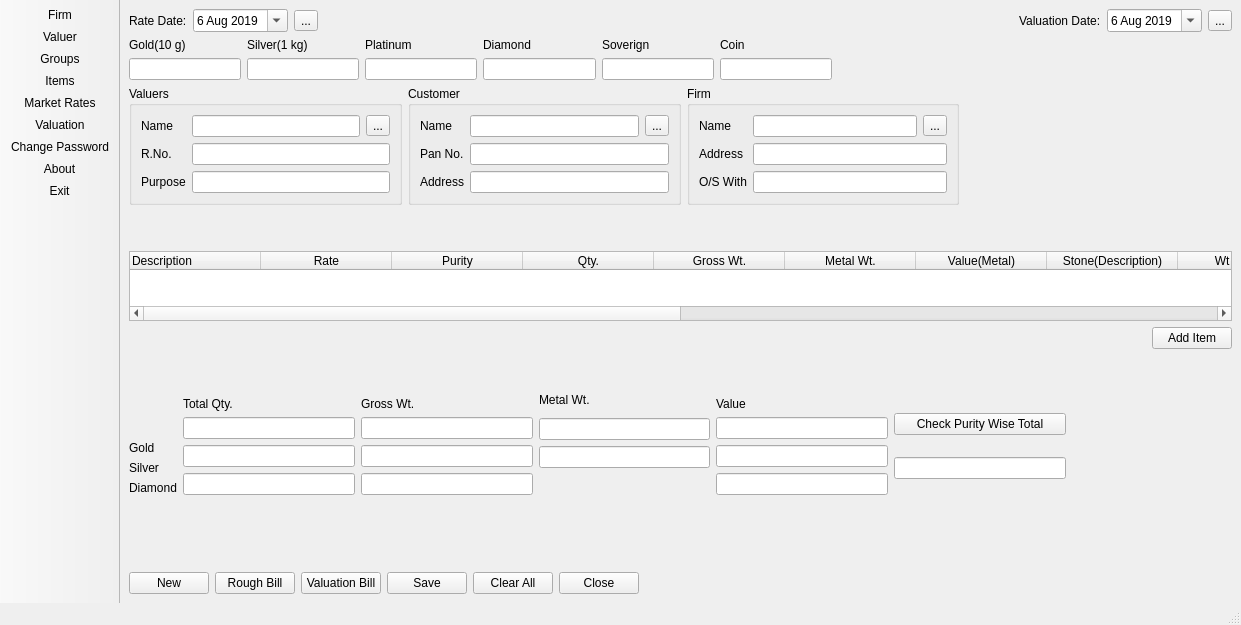
<?xml version="1.0" encoding="UTF-8"?>
<ui version="4.0">
 <class>MainWindow</class>
 <widget class="QMainWindow" name="MainWindow">
  <property name="geometry">
   <rect>
    <x>0</x>
    <y>0</y>
    <width>1241</width>
    <height>625</height>
   </rect>
  </property>
  <property name="windowTitle">
   <string>MainWindow</string>
  </property>
  <widget class="QWidget" name="centralwidget">
   <layout class="QHBoxLayout" name="horizontalLayout_17">
    <item>
     <layout class="QVBoxLayout" name="verticalLayout_23">
      <item>
       <layout class="QVBoxLayout" name="verticalLayout_22">
        <item>
         <layout class="QVBoxLayout" name="verticalLayout_21">
          <item>
           <layout class="QVBoxLayout" name="verticalLayout_20">
            <item>
             <layout class="QVBoxLayout" name="verticalLayout_19">
              <item>
               <layout class="QHBoxLayout" name="horizontalLayout_4">
                <item>
                 <layout class="QHBoxLayout" name="horizontalLayout">
                  <item>
                   <widget class="QLabel" name="label">
                    <property name="text">
                     <string>Rate Date:</string>
                    </property>
                   </widget>
                  </item>
                  <item>
                   <widget class="QDateEdit" name="dateEdit">
                    <property name="currentSection">
                     <enum>QDateTimeEdit::DaySection</enum>
                    </property>
                    <property name="calendarPopup">
                     <bool>true</bool>
                    </property>
                    <property name="date">
                     <date>
                      <year>2019</year>
                      <month>8</month>
                      <day>6</day>
                     </date>
                    </property>
                   </widget>
                  </item>
                  <item>
                   <widget class="QToolButton" name="toolButton_5">
                    <property name="text">
                     <string>...</string>
                    </property>
                   </widget>
                  </item>
                  <item>
                   <spacer name="horizontalSpacer_4">
                    <property name="orientation">
                     <enum>Qt::Horizontal</enum>
                    </property>
                    <property name="sizeType">
                     <enum>QSizePolicy::Fixed</enum>
                    </property>
                    <property name="sizeHint" stdset="0">
                     <size>
                      <width>356</width>
                      <height>18</height>
                     </size>
                    </property>
                   </spacer>
                  </item>
                 </layout>
                </item>
                <item>
                 <spacer name="horizontalSpacer">
                  <property name="orientation">
                   <enum>Qt::Horizontal</enum>
                  </property>
                  <property name="sizeType">
                   <enum>QSizePolicy::Fixed</enum>
                  </property>
                  <property name="sizeHint" stdset="0">
                   <size>
                    <width>100</width>
                    <height>20</height>
                   </size>
                  </property>
                 </spacer>
                </item>
                <item>
                 <layout class="QHBoxLayout" name="horizontalLayout_2">
                  <item>
                   <spacer name="horizontalSpacer_5">
                    <property name="orientation">
                     <enum>Qt::Horizontal</enum>
                    </property>
                    <property name="sizeHint" stdset="0">
                     <size>
                      <width>40</width>
                      <height>20</height>
                     </size>
                    </property>
                   </spacer>
                  </item>
                  <item>
                   <widget class="QLabel" name="label_2">
                    <property name="text">
                     <string>Valuation Date:</string>
                    </property>
                   </widget>
                  </item>
                  <item>
                   <widget class="QDateEdit" name="dateEdit_2">
                    <property name="calendarPopup">
                     <bool>true</bool>
                    </property>
                    <property name="date">
                     <date>
                      <year>2019</year>
                      <month>8</month>
                      <day>6</day>
                     </date>
                    </property>
                   </widget>
                  </item>
                  <item>
                   <widget class="QToolButton" name="toolButton_2">
                    <property name="text">
                     <string>...</string>
                    </property>
                   </widget>
                  </item>
                 </layout>
                </item>
               </layout>
              </item>
              <item>
               <layout class="QHBoxLayout" name="horizontalLayout_3">
                <item>
                 <layout class="QVBoxLayout" name="verticalLayout">
                  <item>
                   <widget class="QLabel" name="label_3">
                    <property name="text">
                     <string>Gold(10 g)</string>
                    </property>
                   </widget>
                  </item>
                  <item>
                   <widget class="QLineEdit" name="lineEdit"/>
                  </item>
                 </layout>
                </item>
                <item>
                 <layout class="QVBoxLayout" name="verticalLayout_2">
                  <item>
                   <widget class="QLabel" name="label_4">
                    <property name="text">
                     <string>Silver(1 kg)</string>
                    </property>
                   </widget>
                  </item>
                  <item>
                   <widget class="QLineEdit" name="lineEdit_2"/>
                  </item>
                 </layout>
                </item>
                <item>
                 <layout class="QVBoxLayout" name="verticalLayout_3">
                  <item>
                   <widget class="QLabel" name="label_5">
                    <property name="text">
                     <string>Platinum</string>
                    </property>
                   </widget>
                  </item>
                  <item>
                   <widget class="QLineEdit" name="lineEdit_3"/>
                  </item>
                 </layout>
                </item>
                <item>
                 <layout class="QVBoxLayout" name="verticalLayout_4">
                  <item>
                   <widget class="QLabel" name="label_6">
                    <property name="text">
                     <string>Diamond</string>
                    </property>
                   </widget>
                  </item>
                  <item>
                   <widget class="QLineEdit" name="lineEdit_4"/>
                  </item>
                 </layout>
                </item>
                <item>
                 <layout class="QVBoxLayout" name="verticalLayout_5">
                  <item>
                   <widget class="QLabel" name="label_7">
                    <property name="text">
                     <string>Soverign</string>
                    </property>
                   </widget>
                  </item>
                  <item>
                   <widget class="QLineEdit" name="lineEdit_5"/>
                  </item>
                 </layout>
                </item>
                <item>
                 <layout class="QVBoxLayout" name="verticalLayout_6">
                  <item>
                   <widget class="QLabel" name="label_8">
                    <property name="text">
                     <string>Coin</string>
                    </property>
                   </widget>
                  </item>
                  <item>
                   <widget class="QLineEdit" name="lineEdit_6"/>
                  </item>
                 </layout>
                </item>
                <item>
                 <spacer name="horizontalSpacer_6">
                  <property name="orientation">
                   <enum>Qt::Horizontal</enum>
                  </property>
                  <property name="sizeType">
                   <enum>QSizePolicy::Fixed</enum>
                  </property>
                  <property name="sizeHint" stdset="0">
                   <size>
                    <width>400</width>
                    <height>20</height>
                   </size>
                  </property>
                 </spacer>
                </item>
               </layout>
              </item>
             </layout>
            </item>
            <item>
             <layout class="QHBoxLayout" name="horizontalLayout_14">
              <item>
               <widget class="QGroupBox" name="groupBox">
                <property name="title">
                 <string>Valuers</string>
                </property>
                <layout class="QFormLayout" name="formLayout_2">
                 <item row="0" column="0">
                  <widget class="QLabel" name="label_10">
                   <property name="text">
                    <string>Name</string>
                   </property>
                  </widget>
                 </item>
                 <item row="0" column="1">
                  <layout class="QHBoxLayout" name="horizontalLayout_5">
                   <item>
                    <widget class="QLineEdit" name="lineEdit_8"/>
                   </item>
                   <item>
                    <widget class="QToolButton" name="toolButton">
                     <property name="text">
                      <string>...</string>
                     </property>
                    </widget>
                   </item>
                  </layout>
                 </item>
                 <item row="1" column="0">
                  <widget class="QLabel" name="label_11">
                   <property name="text">
                    <string>R.No.</string>
                   </property>
                  </widget>
                 </item>
                 <item row="2" column="0">
                  <widget class="QLabel" name="label_9">
                   <property name="text">
                    <string>Purpose</string>
                   </property>
                  </widget>
                 </item>
                 <item row="1" column="1">
                  <widget class="QLineEdit" name="lineEdit_9"/>
                 </item>
                 <item row="2" column="1">
                  <widget class="QLineEdit" name="lineEdit_7"/>
                 </item>
                </layout>
               </widget>
              </item>
              <item>
               <widget class="QGroupBox" name="groupBox_2">
                <property name="title">
                 <string>Customer</string>
                </property>
                <layout class="QFormLayout" name="formLayout_3">
                 <item row="0" column="0">
                  <widget class="QLabel" name="label_15">
                   <property name="text">
                    <string>Name</string>
                   </property>
                  </widget>
                 </item>
                 <item row="0" column="1">
                  <layout class="QHBoxLayout" name="horizontalLayout_6">
                   <item>
                    <widget class="QLineEdit" name="lineEdit_13"/>
                   </item>
                   <item>
                    <widget class="QToolButton" name="toolButton_3">
                     <property name="text">
                      <string>...</string>
                     </property>
                    </widget>
                   </item>
                  </layout>
                 </item>
                 <item row="1" column="0">
                  <widget class="QLabel" name="label_16">
                   <property name="text">
                    <string>Pan No.</string>
                   </property>
                  </widget>
                 </item>
                 <item row="2" column="0">
                  <widget class="QLabel" name="label_17">
                   <property name="text">
                    <string>Address</string>
                   </property>
                  </widget>
                 </item>
                 <item row="1" column="1">
                  <widget class="QLineEdit" name="lineEdit_14"/>
                 </item>
                 <item row="2" column="1">
                  <widget class="QLineEdit" name="lineEdit_15"/>
                 </item>
                </layout>
               </widget>
              </item>
              <item>
               <widget class="QGroupBox" name="groupBox_3">
                <property name="title">
                 <string>Firm</string>
                </property>
                <layout class="QFormLayout" name="formLayout_5">
                 <item row="0" column="0">
                  <widget class="QLabel" name="label_25">
                   <property name="text">
                    <string>Name</string>
                   </property>
                  </widget>
                 </item>
                 <item row="0" column="1">
                  <layout class="QHBoxLayout" name="horizontalLayout_8">
                   <item>
                    <widget class="QLineEdit" name="lineEdit_10"/>
                   </item>
                   <item>
                    <widget class="QToolButton" name="toolButton_6">
                     <property name="text">
                      <string>...</string>
                     </property>
                    </widget>
                   </item>
                  </layout>
                 </item>
                 <item row="1" column="0">
                  <widget class="QLabel" name="label_26">
                   <property name="text">
                    <string>Address</string>
                   </property>
                  </widget>
                 </item>
                 <item row="1" column="1">
                  <widget class="QLineEdit" name="lineEdit_11"/>
                 </item>
                 <item row="2" column="0">
                  <widget class="QLabel" name="label_27">
                   <property name="text">
                    <string>O/S With</string>
                   </property>
                  </widget>
                 </item>
                 <item row="2" column="1">
                  <widget class="QLineEdit" name="lineEdit_12"/>
                 </item>
                </layout>
               </widget>
              </item>
              <item>
               <spacer name="horizontalSpacer_7">
                <property name="orientation">
                 <enum>Qt::Horizontal</enum>
                </property>
                <property name="sizeHint" stdset="0">
                 <size>
                  <width>40</width>
                  <height>20</height>
                 </size>
                </property>
               </spacer>
              </item>
             </layout>
            </item>
           </layout>
          </item>
          <item>
           <spacer name="verticalSpacer_8">
            <property name="orientation">
             <enum>Qt::Vertical</enum>
            </property>
            <property name="sizeHint" stdset="0">
             <size>
              <width>20</width>
              <height>40</height>
             </size>
            </property>
           </spacer>
          </item>
          <item>
           <widget class="QTableWidget" name="tableWidget">
            <property name="autoFillBackground">
             <bool>true</bool>
            </property>
            <property name="horizontalScrollBarPolicy">
             <enum>Qt::ScrollBarAsNeeded</enum>
            </property>
            <property name="sizeAdjustPolicy">
             <enum>QAbstractScrollArea::AdjustToContents</enum>
            </property>
            <property name="autoScroll">
             <bool>true</bool>
            </property>
            <property name="wordWrap">
             <bool>true</bool>
            </property>
            <attribute name="horizontalHeaderCascadingSectionResizes">
             <bool>true</bool>
            </attribute>
            <attribute name="horizontalHeaderDefaultSectionSize">
             <number>131</number>
            </attribute>
            <column>
             <property name="text">
              <string>Description</string>
             </property>
             <property name="textAlignment">
              <set>AlignJustify|AlignVCenter</set>
             </property>
             <property name="foreground">
              <brush brushstyle="SolidPattern">
               <color alpha="255">
                <red>0</red>
                <green>0</green>
                <blue>0</blue>
               </color>
              </brush>
             </property>
            </column>
            <column>
             <property name="text">
              <string>Rate</string>
             </property>
            </column>
            <column>
             <property name="text">
              <string>Purity</string>
             </property>
            </column>
            <column>
             <property name="text">
              <string>Qty.</string>
             </property>
            </column>
            <column>
             <property name="text">
              <string>Gross Wt.</string>
             </property>
            </column>
            <column>
             <property name="text">
              <string>Metal Wt.</string>
             </property>
            </column>
            <column>
             <property name="text">
              <string>Value(Metal)</string>
             </property>
            </column>
            <column>
             <property name="text">
              <string>Stone(Description)</string>
             </property>
            </column>
            <column>
             <property name="text">
              <string>Wt (Stone)</string>
             </property>
            </column>
            <column>
             <property name="text">
              <string>Rate(Stone)</string>
             </property>
            </column>
            <column>
             <property name="text">
              <string>Value(Stone)</string>
             </property>
            </column>
            <column>
             <property name="text">
              <string>Total Value</string>
             </property>
            </column>
            <column>
             <property name="text">
              <string>Metal</string>
             </property>
            </column>
            <column>
             <property name="text">
              <string>Item Ratewise</string>
             </property>
            </column>
            <column>
             <property name="text">
              <string>Stone Weightwise</string>
             </property>
            </column>
            <column>
             <property name="text">
              <string>Is Soverign</string>
             </property>
            </column>
           </widget>
          </item>
         </layout>
        </item>
        <item>
         <layout class="QHBoxLayout" name="horizontalLayout_15">
          <item>
           <layout class="QVBoxLayout" name="verticalLayout_17">
            <item>
             <spacer name="verticalSpacer">
              <property name="orientation">
               <enum>Qt::Vertical</enum>
              </property>
              <property name="sizeHint" stdset="0">
               <size>
                <width>20</width>
                <height>40</height>
               </size>
              </property>
             </spacer>
            </item>
            <item>
             <widget class="QLabel" name="label_22">
              <property name="text">
               <string>Gold</string>
              </property>
             </widget>
            </item>
            <item>
             <widget class="QLabel" name="label_24">
              <property name="text">
               <string>Silver</string>
              </property>
             </widget>
            </item>
            <item>
             <widget class="QLabel" name="label_23">
              <property name="text">
               <string>Diamond</string>
              </property>
             </widget>
            </item>
           </layout>
          </item>
          <item>
           <layout class="QVBoxLayout" name="verticalLayout_11">
            <item>
             <spacer name="verticalSpacer_6">
              <property name="orientation">
               <enum>Qt::Vertical</enum>
              </property>
              <property name="sizeHint" stdset="0">
               <size>
                <width>20</width>
                <height>30</height>
               </size>
              </property>
             </spacer>
            </item>
            <item>
             <spacer name="verticalSpacer_2">
              <property name="orientation">
               <enum>Qt::Vertical</enum>
              </property>
              <property name="sizeHint" stdset="0">
               <size>
                <width>20</width>
                <height>40</height>
               </size>
              </property>
             </spacer>
            </item>
            <item>
             <widget class="QLabel" name="label_18">
              <property name="text">
               <string>Total Qty.</string>
              </property>
             </widget>
            </item>
            <item>
             <layout class="QVBoxLayout" name="verticalLayout_10">
              <item>
               <widget class="QLineEdit" name="lineEdit_17"/>
              </item>
              <item>
               <widget class="QLineEdit" name="lineEdit_18"/>
              </item>
              <item>
               <widget class="QLineEdit" name="lineEdit_16"/>
              </item>
             </layout>
            </item>
           </layout>
          </item>
          <item>
           <layout class="QVBoxLayout" name="verticalLayout_12">
            <item>
             <spacer name="verticalSpacer_5">
              <property name="orientation">
               <enum>Qt::Vertical</enum>
              </property>
              <property name="sizeHint" stdset="0">
               <size>
                <width>20</width>
                <height>40</height>
               </size>
              </property>
             </spacer>
            </item>
            <item>
             <widget class="QLabel" name="label_19">
              <property name="text">
               <string>Gross Wt.</string>
              </property>
             </widget>
            </item>
            <item>
             <layout class="QVBoxLayout" name="verticalLayout_13">
              <item>
               <widget class="QLineEdit" name="lineEdit_19"/>
              </item>
              <item>
               <widget class="QLineEdit" name="lineEdit_20"/>
              </item>
              <item>
               <widget class="QLineEdit" name="lineEdit_21">
                <property name="sizePolicy">
                 <sizepolicy hsizetype="Expanding" vsizetype="Fixed">
                  <horstretch>36</horstretch>
                  <verstretch>0</verstretch>
                 </sizepolicy>
                </property>
                <property name="baseSize">
                 <size>
                  <width>0</width>
                  <height>5</height>
                 </size>
                </property>
                <property name="clearButtonEnabled">
                 <bool>false</bool>
                </property>
               </widget>
              </item>
             </layout>
            </item>
           </layout>
          </item>
          <item>
           <layout class="QVBoxLayout" name="verticalLayout_16">
            <item>
             <spacer name="verticalSpacer_10">
              <property name="orientation">
               <enum>Qt::Vertical</enum>
              </property>
              <property name="sizeType">
               <enum>QSizePolicy::Fixed</enum>
              </property>
              <property name="sizeHint" stdset="0">
               <size>
                <width>13</width>
                <height>60</height>
               </size>
              </property>
             </spacer>
            </item>
            <item>
             <widget class="QLabel" name="label_21">
              <property name="text">
               <string>Metal Wt.</string>
              </property>
             </widget>
            </item>
            <item>
             <spacer name="verticalSpacer_13">
              <property name="orientation">
               <enum>Qt::Vertical</enum>
              </property>
              <property name="sizeType">
               <enum>QSizePolicy::Fixed</enum>
              </property>
              <property name="sizeHint" stdset="0">
               <size>
                <width>20</width>
                <height>0</height>
               </size>
              </property>
             </spacer>
            </item>
            <item>
             <widget class="QLineEdit" name="lineEdit_25"/>
            </item>
            <item>
             <widget class="QLineEdit" name="lineEdit_26"/>
            </item>
            <item>
             <spacer name="verticalSpacer_4">
              <property name="orientation">
               <enum>Qt::Vertical</enum>
              </property>
              <property name="sizeType">
               <enum>QSizePolicy::Fixed</enum>
              </property>
              <property name="sizeHint" stdset="0">
               <size>
                <width>20</width>
                <height>27</height>
               </size>
              </property>
             </spacer>
            </item>
           </layout>
          </item>
          <item>
           <layout class="QVBoxLayout" name="verticalLayout_14">
            <item>
             <spacer name="verticalSpacer_7">
              <property name="orientation">
               <enum>Qt::Vertical</enum>
              </property>
              <property name="sizeHint" stdset="0">
               <size>
                <width>20</width>
                <height>40</height>
               </size>
              </property>
             </spacer>
            </item>
            <item>
             <widget class="QLabel" name="label_20">
              <property name="text">
               <string>Value</string>
              </property>
             </widget>
            </item>
            <item>
             <layout class="QVBoxLayout" name="verticalLayout_15">
              <item>
               <widget class="QLineEdit" name="lineEdit_22"/>
              </item>
              <item>
               <widget class="QLineEdit" name="lineEdit_23"/>
              </item>
              <item>
               <widget class="QLineEdit" name="lineEdit_24"/>
              </item>
             </layout>
            </item>
           </layout>
          </item>
          <item>
           <layout class="QVBoxLayout" name="verticalLayout_18">
            <item>
             <spacer name="verticalSpacer_12">
              <property name="orientation">
               <enum>Qt::Vertical</enum>
              </property>
              <property name="sizeType">
               <enum>QSizePolicy::Fixed</enum>
              </property>
              <property name="sizeHint" stdset="0">
               <size>
                <width>20</width>
                <height>70</height>
               </size>
              </property>
             </spacer>
            </item>
            <item>
             <widget class="QPushButton" name="pushButton">
              <property name="text">
               <string>Check Purity Wise Total</string>
              </property>
             </widget>
            </item>
            <item>
             <widget class="QLineEdit" name="lineEdit_27">
              <property name="readOnly">
               <bool>true</bool>
              </property>
             </widget>
            </item>
           </layout>
          </item>
          <item>
           <spacer name="horizontalSpacer_2">
            <property name="orientation">
             <enum>Qt::Horizontal</enum>
            </property>
            <property name="sizeType">
             <enum>QSizePolicy::Fixed</enum>
            </property>
            <property name="sizeHint" stdset="0">
             <size>
              <width>80</width>
              <height>20</height>
             </size>
            </property>
           </spacer>
          </item>
          <item>
           <layout class="QVBoxLayout" name="verticalLayout_24">
            <item>
             <widget class="QPushButton" name="pushButton_6">
              <property name="text">
               <string>Add Item</string>
              </property>
             </widget>
            </item>
            <item>
             <spacer name="verticalSpacer_3">
              <property name="orientation">
               <enum>Qt::Vertical</enum>
              </property>
              <property name="sizeHint" stdset="0">
               <size>
                <width>20</width>
                <height>40</height>
               </size>
              </property>
             </spacer>
            </item>
           </layout>
          </item>
         </layout>
        </item>
        <item>
         <spacer name="verticalSpacer_9">
          <property name="orientation">
           <enum>Qt::Vertical</enum>
          </property>
          <property name="sizeHint" stdset="0">
           <size>
            <width>20</width>
            <height>40</height>
           </size>
          </property>
         </spacer>
        </item>
       </layout>
      </item>
      <item>
       <layout class="QHBoxLayout" name="horizontalLayout_16">
        <item>
         <widget class="QPushButton" name="pushButton_2">
          <property name="text">
           <string>New</string>
          </property>
         </widget>
        </item>
        <item>
         <widget class="QPushButton" name="pushButton_7">
          <property name="text">
           <string>Rough Bill</string>
          </property>
         </widget>
        </item>
        <item>
         <widget class="QPushButton" name="pushButton_3">
          <property name="text">
           <string>Valuation Bill</string>
          </property>
         </widget>
        </item>
        <item>
         <widget class="QPushButton" name="pushButton_4">
          <property name="text">
           <string>Save</string>
          </property>
         </widget>
        </item>
        <item>
         <widget class="QPushButton" name="pushButton_8">
          <property name="text">
           <string>Clear All</string>
          </property>
         </widget>
        </item>
        <item>
         <widget class="QPushButton" name="pushButton_5">
          <property name="text">
           <string>Close</string>
          </property>
         </widget>
        </item>
        <item>
         <spacer name="horizontalSpacer_3">
          <property name="orientation">
           <enum>Qt::Horizontal</enum>
          </property>
          <property name="sizeHint" stdset="0">
           <size>
            <width>40</width>
            <height>20</height>
           </size>
          </property>
         </spacer>
        </item>
       </layout>
      </item>
     </layout>
    </item>
   </layout>
  </widget>
  <widget class="QMenuBar" name="menubar">
   <property name="geometry">
    <rect>
     <x>0</x>
     <y>0</y>
     <width>1241</width>
     <height>22</height>
    </rect>
   </property>
  </widget>
  <widget class="QStatusBar" name="statusbar"/>
  <widget class="QToolBar" name="toolBar">
   <property name="windowTitle">
    <string>toolBar</string>
   </property>
   <property name="movable">
    <bool>false</bool>
   </property>
   <attribute name="toolBarArea">
    <enum>LeftToolBarArea</enum>
   </attribute>
   <attribute name="toolBarBreak">
    <bool>false</bool>
   </attribute>
   <addaction name="actionFirm"/>
   <addaction name="actionValuer"/>
   <addaction name="actionGroups"/>
   <addaction name="actionItems"/>
   <addaction name="actionMarket_Rates"/>
   <addaction name="actionValuation"/>
   <addaction name="actionChange_Password"/>
   <addaction name="actionAbout"/>
   <addaction name="actionExit"/>
  </widget>
  <action name="actionFirm">
   <property name="icon">
    <iconset resource="../../Evaluation Report Software/Valuation Main/toolbar.qrc">
     <normaloff>:/icons/icons8-organization-50.png</normaloff>:/icons/icons8-organization-50.png</iconset>
   </property>
   <property name="text">
    <string>Firm</string>
   </property>
   <property name="toolTip">
    <string>Firm</string>
   </property>
   <property name="shortcut">
    <string>Alt+F</string>
   </property>
  </action>
  <action name="actionValuer">
   <property name="icon">
    <iconset resource="../../Evaluation Report Software/Valuation Main/toolbar.qrc">
     <normaloff>:/icons/icons8-user-50.png</normaloff>:/icons/icons8-user-50.png</iconset>
   </property>
   <property name="text">
    <string>Valuer</string>
   </property>
   <property name="toolTip">
    <string>Valuer</string>
   </property>
   <property name="shortcut">
    <string>Alt+V</string>
   </property>
  </action>
  <action name="actionGroups">
   <property name="icon">
    <iconset resource="../../Evaluation Report Software/Valuation Main/toolbar.qrc">
     <normaloff>:/icons/icons8-list-50.png</normaloff>:/icons/icons8-list-50.png</iconset>
   </property>
   <property name="text">
    <string>Groups</string>
   </property>
   <property name="toolTip">
    <string>Groups</string>
   </property>
   <property name="shortcut">
    <string>Alt+G</string>
   </property>
  </action>
  <action name="actionItems">
   <property name="icon">
    <iconset resource="../../Evaluation Report Software/Valuation Main/toolbar.qrc">
     <normaloff>:/icons/icons8-ring-50.png</normaloff>:/icons/icons8-ring-50.png</iconset>
   </property>
   <property name="text">
    <string>Items</string>
   </property>
   <property name="toolTip">
    <string>Items</string>
   </property>
   <property name="shortcut">
    <string>Alt+I</string>
   </property>
  </action>
  <action name="actionMarket_Rates">
   <property name="icon">
    <iconset resource="../../Evaluation Report Software/Valuation Main/toolbar.qrc">
     <normaloff>:/icons/icons8-us-dollar-50.png</normaloff>:/icons/icons8-us-dollar-50.png</iconset>
   </property>
   <property name="text">
    <string>Market Rates</string>
   </property>
   <property name="toolTip">
    <string>Market Rates</string>
   </property>
   <property name="shortcut">
    <string>Alt+M</string>
   </property>
  </action>
  <action name="actionValuation">
   <property name="icon">
    <iconset resource="../../Evaluation Report Software/Valuation Main/toolbar.qrc">
     <normaloff>:/icons/icons8-contract-50.png</normaloff>:/icons/icons8-contract-50.png</iconset>
   </property>
   <property name="text">
    <string>Valuation</string>
   </property>
   <property name="toolTip">
    <string>Valuation</string>
   </property>
   <property name="shortcut">
    <string>Alt+A</string>
   </property>
  </action>
  <action name="actionChange_Password">
   <property name="icon">
    <iconset resource="../../Evaluation Report Software/Valuation Main/toolbar.qrc">
     <normaloff>:/icons/icons8-password-50.png</normaloff>:/icons/icons8-password-50.png</iconset>
   </property>
   <property name="text">
    <string>Change Password</string>
   </property>
   <property name="toolTip">
    <string>Change Password</string>
   </property>
   <property name="shortcut">
    <string>Alt+P</string>
   </property>
  </action>
  <action name="actionAbout">
   <property name="icon">
    <iconset resource="../../Evaluation Report Software/Valuation Main/toolbar.qrc">
     <normaloff>:/icons/icons8-about-50.png</normaloff>:/icons/icons8-about-50.png</iconset>
   </property>
   <property name="text">
    <string>About</string>
   </property>
   <property name="toolTip">
    <string>About</string>
   </property>
   <property name="shortcut">
    <string>Alt+B</string>
   </property>
  </action>
  <action name="actionExit">
   <property name="icon">
    <iconset resource="../../Evaluation Report Software/Valuation Main/toolbar.qrc">
     <normaloff>:/icons/icons8-exit-50.png</normaloff>:/icons/icons8-exit-50.png</iconset>
   </property>
   <property name="text">
    <string>Exit</string>
   </property>
   <property name="toolTip">
    <string>Exit</string>
   </property>
   <property name="shortcut">
    <string>Esc</string>
   </property>
  </action>
 </widget>
 <resources>
  <include location="../../Evaluation Report Software/Valuation Main/toolbar.qrc"/>
 </resources>
 <connections/>
</ui>
